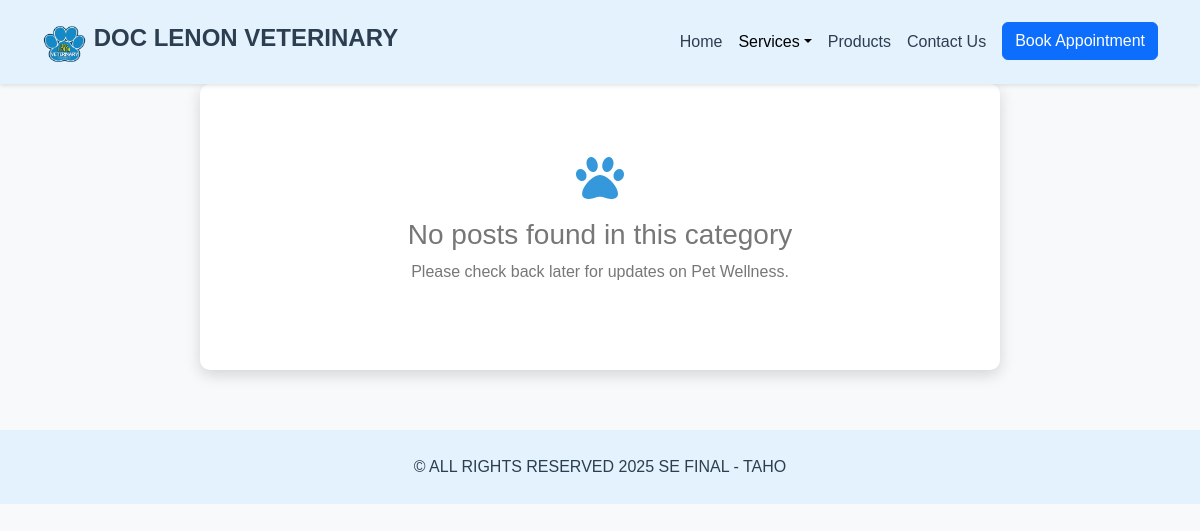
The app's page /Pet-Boarding.php, older data.
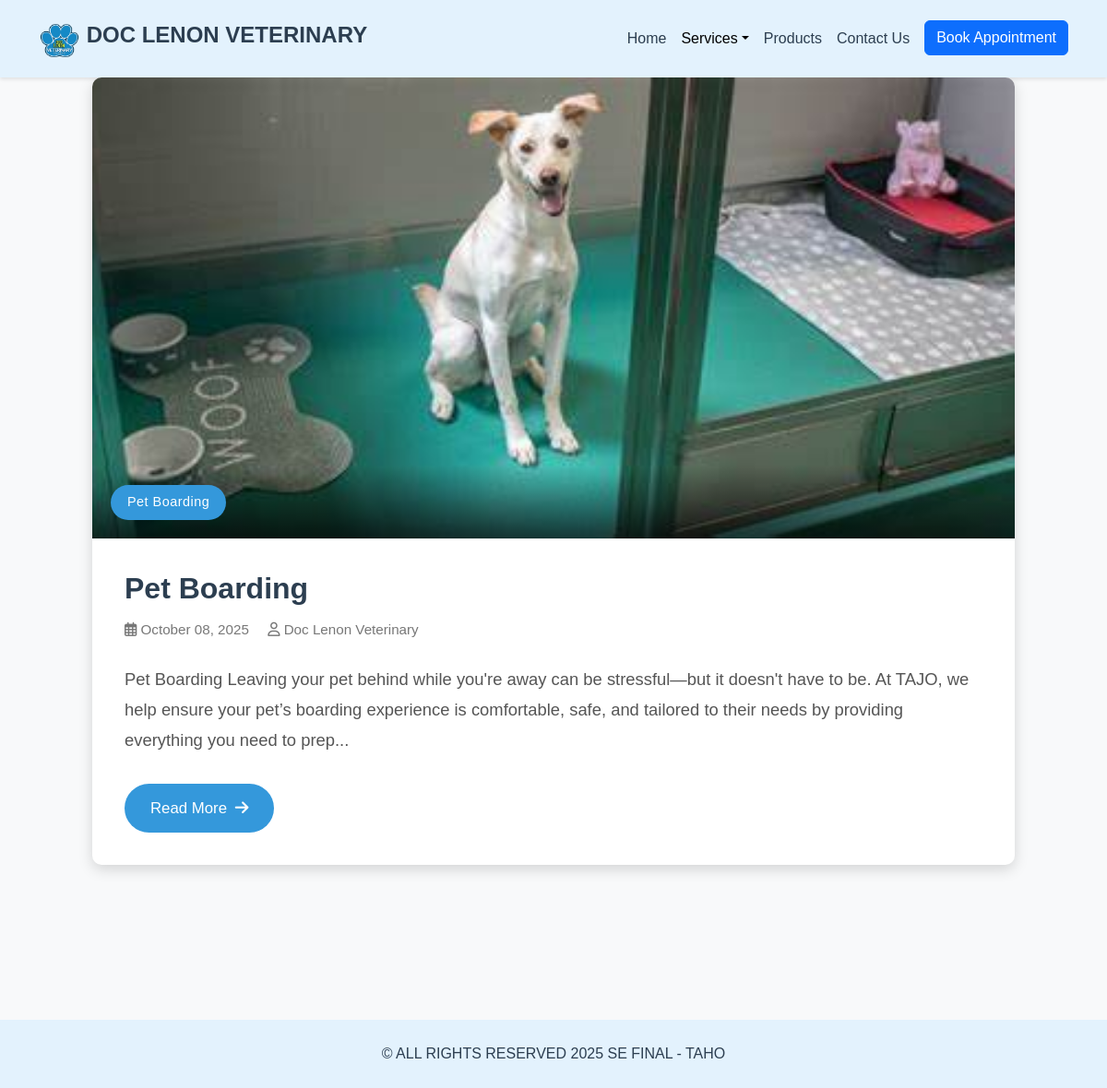
The same page, newer data.
### tables this page shows
CREATE TABLE `posts` (
  `ID` int(11) NOT NULL,
  `Title` varchar(255) NOT NULL,
  `Content` text NOT NULL,
  `Category` varchar(100) NOT NULL,
  `Image` varchar(255) DEFAULT NULL,
  `Created_at` datetime DEFAULT current_timestamp(),
  `Updated_at` datetime DEFAULT NULL ON UPDATE current_timestamp()
);

### Pet-Boarding.php (the view, shortened to what this page needs)
<?php
$servername = "localhost";
$username = "root";
$password = "";
$dbname = "taho";
$conn = new mysqli($servername, $username, $password, $dbname);
$category = "Pet Boarding";
$sql = "SELECT * FROM posts WHERE Category = ? ORDER BY Created_at DESC";
$stmt = $conn->prepare($sql);
$stmt->bind_param("s", $category);
$stmt->execute();
$result = $stmt->get_result();
$posts = [];
if ($result && $result->num_rows > 0) {
    while ($row = $result->fetch_assoc()) {
        $posts[] = $row;
    }
}
?>
<!DOCTYPE html>
<html lang="en">
<head>
    <link href="https://cdn.jsdelivr.net/npm/bootstrap@5.3.3/dist/css/bootstrap.min.css" rel="stylesheet">
    <link rel="stylesheet" href="https://cdnjs.cloudflare.com/ajax/libs/font-awesome/6.0.0/css/all.min.css">
</head>
<body>
    <nav class="navbar navbar-expand-lg">
        <div class="container">
            <a class="navbar-brand" href="#">
                <img src="img/LOGO.png" alt="Logo" width="45" height="40" class="d-inline-block align-text-top">
                DOC LENON VETERINARY
            </a>
            <div class="collapse navbar-collapse" id="navbarNav">
                <ul class="navbar-nav ms-auto">
                    <li class="nav-item">
                        <a class="nav-link" href="index.php">Home</a>
                    </li>
                    <li class="nav-item dropdown">
                        <a class="nav-link dropdown-toggle active" data-bs-toggle="dropdown" href="#" role="button" aria-expanded="false">Services</a>
                    </li>
                    <li class="nav-item">
                        <a class="nav-link" href="products.php">Products</a>
                    </li>
                    <li class="nav-item">
                        <a class="nav-link" href="Contact Us.php">Contact Us</a>
                    </li>
                    <li class="nav-item">
                        <a class="btn btn-primary ms-2" href="Appointment.php">Book Appointment</a>
                    </li>
                </ul>
            </div>
        </div>
    </nav>
    <div class="container">
        <div class="row">
            <?php if (count($posts) > 0): ?>
                <?php foreach ($posts as $post): ?>
                    <div class="col-12 mb-5">
                        <div class="post-item">
                            <div class="post-image-container">
                                <?php if (!empty($post['Image'])): ?>
                                    <img src="<?php echo $post['Image']; ?>" class="post-img" alt="<?php echo htmlspecialchars($post['Title']); ?>">
                                <?php else: ?>
                                    <img src="img/default-post.jpg" class="post-img" alt="Default Image">
                                <?php endif; ?>
                                <div class="image-overlay">
                                    <span class="category-tag"><?php echo htmlspecialchars($post['Category']); ?></span>
                                </div>
                            </div>
                            <div class="post-content-container">
                                <h2 class="post-title"><?php echo htmlspecialchars($post['Title']); ?></h2>
                                <div class="post-meta">
                                    <i class="far fa-calendar-alt"></i> <?php echo date('F d, Y', strtotime($post['Created_at'])); ?>
                                    <span class="ms-3"><i class="far fa-user"></i> Doc Lenon Veterinary</span>
                                </div>
                                <div class="post-excerpt">
                                    <?php
                                    $content = strip_tags($post['Content']);
                                    echo strlen($content) > 250 ? substr($content, 0, 250) . '...' : $content;
                                    ?>
                                </div>
                                <button class="read-more" data-id="<?php echo $post['ID']; ?>">
                                    Read More <i class="fas fa-arrow-right ms-1"></i>
                                </button>
                            </div>
                        </div>
                    </div>
                <?php endforeach; ?>
            <?php else: ?>
                <div class="col-12">
                    <div class="no-posts">
                        <i class="fas fa-paw fa-3x mb-3"></i>
                        <h3>No posts found in this category</h3>
                        <p>Please check back later for updates on Pet Wellness.</p>
                    </div>
                </div>
            <?php endif; ?>
        </div>
    </div>
    <footer>
        <div class="container">
            <div class="row">
                <div class="col-12">
                    <p class="mb-0">&copy; ALL RIGHTS RESERVED 2025 SE FINAL - TAHO</p>
                </div>
            </div>
        </div>
    </footer>
</body>
</html>

Row changes from the older to the newer data that the page shows:
added posts: Image (picture), Category "Pet Boarding", Title "Pet Boarding", Created_at "October 08, 2025", Content "Pet Boarding Leaving your pet behind while you're away can be stressful—but it doesn't have to be. At TAJO, we help ensure your pet’s boarding experience is comfortable, safe, and tailored to their needs by providing everything you need to prep"
Text that changed along with them:
text no longer shown: "No posts found in this category Please check back later for updates on Pet Wellness."
